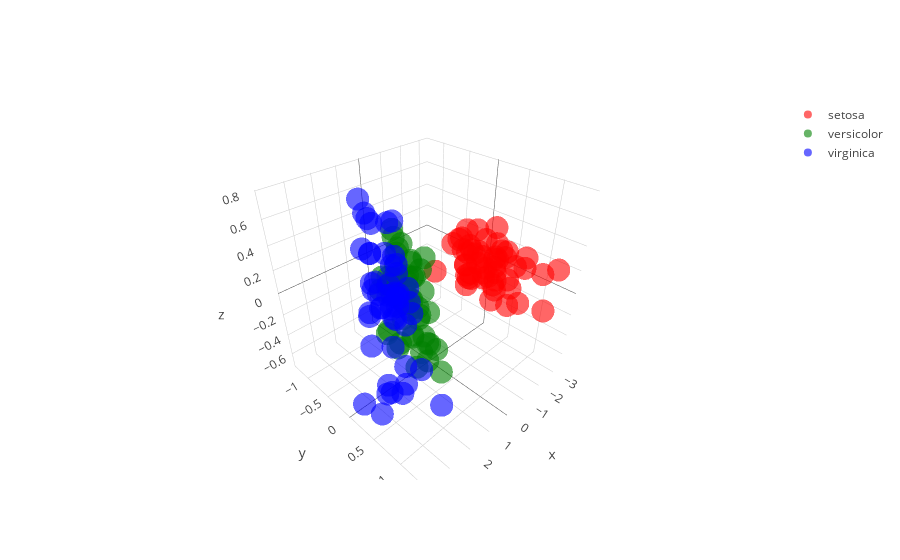
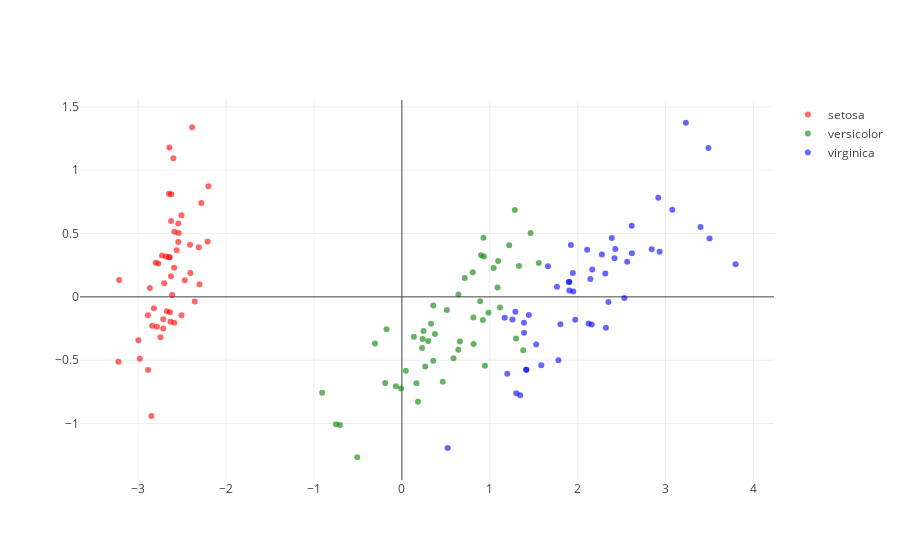
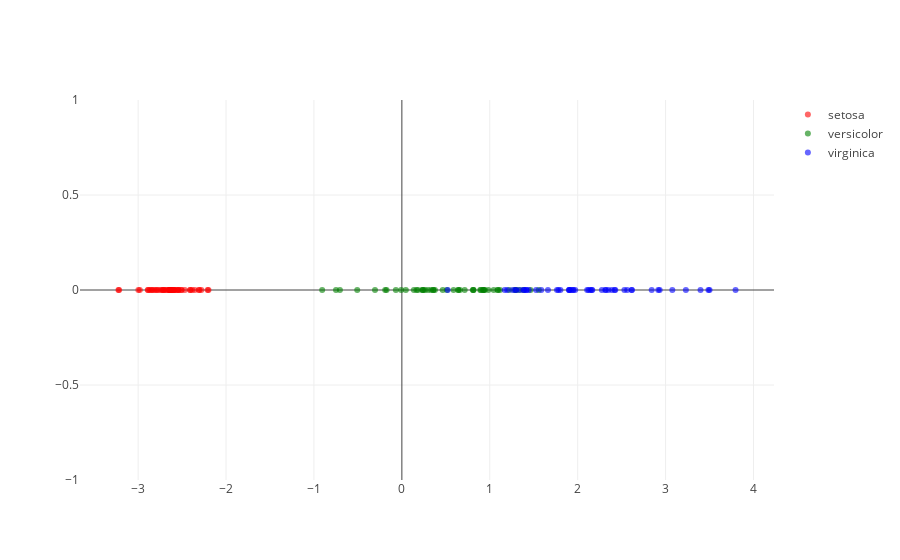

The notebook cell saved with these charts, in order:
### Markdown cell above
<center><h4>PCA</h4></center>

### Code cell
pca = 4 * [None]
X_pca = 4 * [None]

for i in range(3, 0, -1):
    pca[i] = PCA(n_components=i, random_state=RS)
    X_pca[i] = pca[i].fit_transform(X)
    my_plot(X_pca[i], method='plotly')  # if there are any problems then set method='matplotlib'
